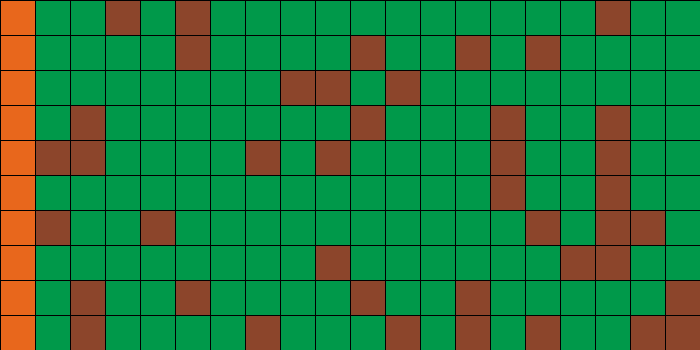
Frame 1 (no input)
Frame 60 (the mouse pressed at the canvas centre just before this capture): identical to frame 1, image omitted
Frame 120 (the mouse held since frame 60 and released just before this capture): identical to frame 1, image omitted

The Processing sketch that drew this single still picture (run headless with seeded random() and noise(); from frame 60 on, the mouse is pressed at the canvas centre):

// Processing sketch: w20_fors2d
// ── w20_fors2d.pde
//State variable constants
int DIRT = 0;
int FIRE = 1;
int BURNT = 2;
int GRASS = 3;

//Helpful color values
color DIRT_COLOR = #8c452b;
color FIRE_COLOR = #e8671c;
color BURNT_COLOR = #827f2f;
color GRASS_COLOR = #00994a;

//Driver variables
boolean burning = false;
int grassDensity = 75;
int numTracts = 10;
int tractLength = 20;
Land[][] grid;


void setup() {
  size(700, 350);
  frameRate(5);
  grid = new Land[numTracts][tractLength];
  setupLand(grid, numTracts, tractLength, grassDensity);
  showLand(grid);
}//setup

void draw() {
  showLand(grid);
  if (burning) {
    liveFire(grid);
  }//burning
}//draw


void setupLand(Land[][] field, int numRows, int numPlots, float density) {
  //figure out size of each plot of land
  int plotSize = width / numPlots;

  //instantiate each Land object
  for (int r=0; r < numRows; r++){
    for (int i=0; i < numPlots; i++) {
      int type = DIRT;
  
      //first Land object should be FIRE
      if (i == 0) {
        type = FIRE;
      }//start with fire
  
      //Chance for grass is based on density
      else if (random(100) < density) {
        type = GRASS;
      }//grass land
  
      //creates a new land at (x, y) with size plotSize and type
      field[r][i] = new Land(i*plotSize, r*plotSize, plotSize, type);
    }//setup loop
  }
}//setupLand

void showLand(Land[][] field) {
  for (int r=0; r < field.length; r++){
    for (int i=0; i<field[r].length; i++) {
      field[r][i].display();
    }
  }
}//showLand


void liveFire(Land[][] field) {
  //First, check Land objects to the left, apply state change rules.
  //Assume nothing useful to the left of field[0]
  for (int r=0; r < field.length; r++){
    field[r][0].updateNextState(0);
    for (int i=1; i<field[r].length; i++) {
      field[r][i].updateNextState(field[r][i-1].state);
    }//set nextStates for all plots
  
    //Based on potential state changes from updateNextState
    for (int i=0; i<field[r].length; i++) {
      field[r][i].changeState();
    }//change states
  }
}//liveFire

void keyPressed() {
  if (key == ' ') {
    burning = !burning;
  }//start burning
  else if (key == 'r') {
    burning = false;
    setupLand(grid, numTracts, tractLength, grassDensity);
  }
}

// ── Land.pde
class Land{
  int state;
  int nextState;
  int landSize;
  color landColor;
  int x, y;
  
  Land(){
    landSize = 20;
  }
  Land(int px, int py, int plotSize, int type){
    landSize = plotSize;
    state = type;
    x = px;
    y = py;
    nextState = 2;
  }
  void display(){
    if (state == 0){
      fill(DIRT_COLOR);
    }
    if(state == 1){
      fill(FIRE_COLOR);
    }
    if(state == 2){
      fill(BURNT_COLOR);
    }
    if(state == 3){
      fill(GRASS_COLOR);
    }      
    rect(x, y, landSize, landSize);
  }
  void updateNextState(int prevState){
    if(prevState == 1 && state == 3){
      nextState = 1;
    }
    else if(state == 1){
      nextState = 2;
    }
    else{
      nextState = state;
    }
  }
  void changeState(){
    state = nextState;
  }
}
